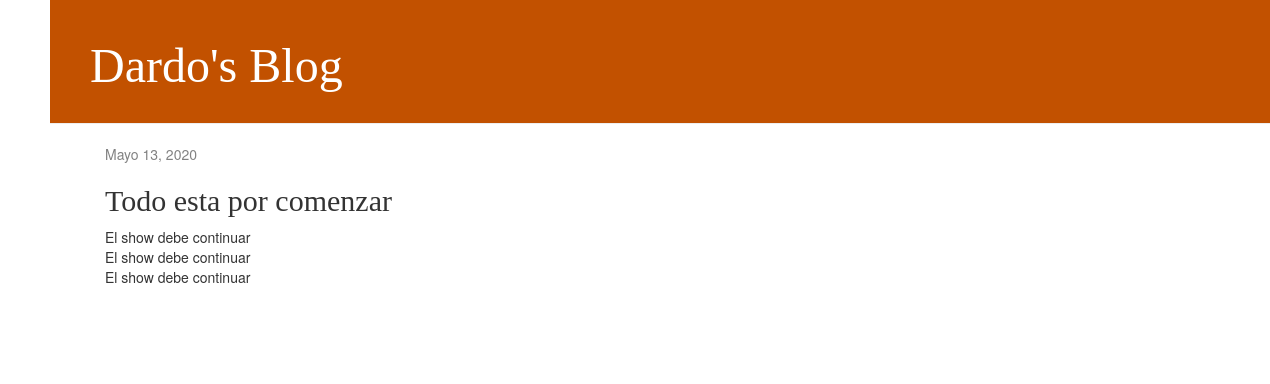
The app's page /post/2/ with its own data.
### blog/models.py (models this page shows, shortened)
class Post (models.Model):
    author = models.ForeignKey('auth.User', on_delete=models.CASCADE)
    title = models.CharField(max_length= 200)
    text = models.TextField()
    created_date = models.DateTimeField(default=timezone.now)
    published_date = models.DateField(blank= True, null= True)

### blog/views.py (the view)
# urls.py: path('post/<int:pk>/',views.post_detail, name='post_detail'),
def post_detail(request,pk):
    post = get_object_or_404(Post,pk=pk)
    return render(request, 'blog/post_detail.html',{'post':post})

### blog/templates/blog/post_detail.html (shortened to what this page needs)
<!DOCTYPE html>
{% extends 'blog/base.html' %}
{% block content %}
    <div class="post">
        {% if post.published_date %}
            <div class="date">
                {{ post.published_date }}
            </div>
        {% endif %}
        <h2>{{ post.title }}</h2>
        <p>{{ post.text|linebreaksbr }}</p>
    </div>
{% endblock %}

### blog/static/css/blog.css (style rules this page uses)
body { padding-left: 50px; }
h1, h2, h3, h4 { font-family: 'Lobster', cursive; }
.date { color: #828282; }
.post { margin-bottom: 70px; }

### records on screen
Post: published_date "Mayo 13, 2020", title "Todo esta por comenzar", text "El show debe continuar El show debe continuar El show debe continuar"
